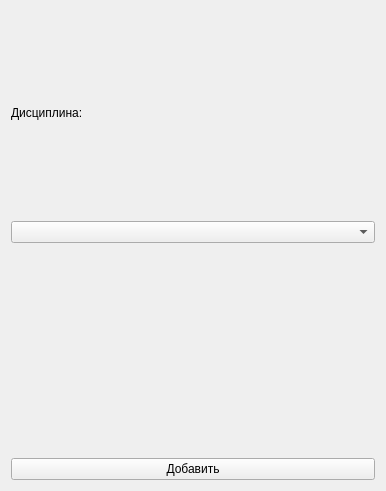
<?xml version="1.0" encoding="UTF-8"?>
<ui version="4.0">
 <class>AddPlan</class>
 <widget class="QWidget" name="AddPlan">
  <property name="geometry">
   <rect>
    <x>0</x>
    <y>0</y>
    <width>386</width>
    <height>491</height>
   </rect>
  </property>
  <property name="windowTitle">
   <string>Form</string>
  </property>
  <layout class="QGridLayout" name="gridLayout">
   <item row="0" column="0">
    <layout class="QVBoxLayout" name="verticalLayout">
     <item>
      <widget class="QLabel" name="label">
       <property name="text">
        <string>Дисциплина:</string>
       </property>
      </widget>
     </item>
     <item>
      <widget class="QComboBox" name="comboBox"/>
     </item>
     <item>
      <widget class="QLabel" name="label_2">
       <property name="text">
        <string/>
       </property>
      </widget>
     </item>
     <item>
      <widget class="QPushButton" name="pushButton">
       <property name="text">
        <string>Добавить</string>
       </property>
      </widget>
     </item>
    </layout>
   </item>
  </layout>
 </widget>
 <resources/>
 <connections/>
</ui>
